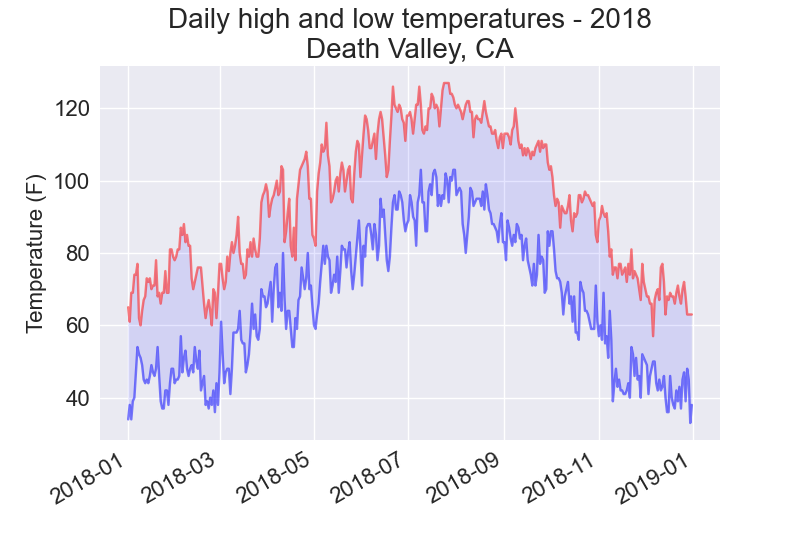

This chart was generated by the following Python code:
import csv
from datetime import datetime

from matplotlib import pyplot as plt

filename = 'data/death_valley_2018_simple.csv'
with open(filename) as f:
	reader = csv.reader(f)
	header_row = next(reader)

	#for index, column_header in enumerate(header_row):
		#print(index, column_header)

	# Чтение дат, температурных минимумов и максимумов из файла.
	dates, highs, lows = [], [], []
	for row in reader:
		current_date = datetime.strptime(row[2], "%Y-%m-%d")
		try:
			high = int(row[4])
			low = int(row[5])
		except ValueError:
			print(f"Missing data for {current_date}")
		else:
			dates.append(current_date)
			highs.append(high)
			lows.append(low)

# Нанесение данных на диаграмму.
plt.style.use('seaborn')
fig, ax = plt.subplots()
ax.plot(dates, highs, c='red', alpha=0.5)
ax.plot(dates, lows, c='blue', alpha=0.5)
plt.fill_between(dates, highs, lows, facecolor='blue', alpha=0.1)

# Форматирование диаграммы.
title = "Daily high and low temperatures - 2018\nDeath Valley, CA"
plt.title(title, fontsize=20)
plt.xlabel('', fontsize=16)
fig.autofmt_xdate()
plt.ylabel("Temperature (F)", fontsize=16)
plt.tick_params(axis='both', which='major', labelsize=16)

plt.show()
